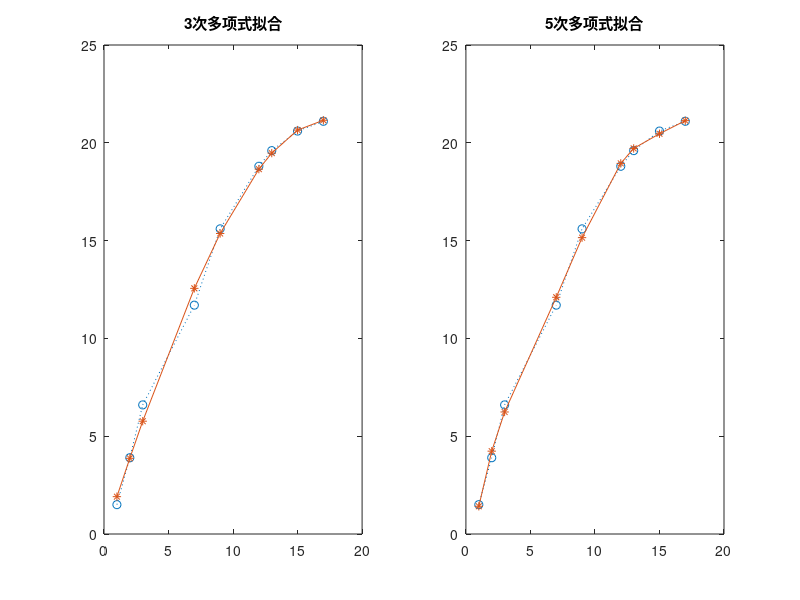

Source code (MATLAB):
% %work1
% f=[3,0,-6,0,1];
% g=[0,0,1,0,-1];
% 
% h1=f+g;
% disp("f(x)+g(x)=");
% disp(h1);
% 
% h2=f-g;
% disp("f(x)-g(x)=");
% disp(h2);
% 
% %由于在进行除法的时候，分母必须不为0，
% %所以对g(x)的矩阵进行一个转化。
% g1=[1,0,-1];
% 
% h3=conv(f,g1);
% disp("f(x)*g(x)=");
% disp(h3);
% 
% %一开始以为，如果不按照格式[Q,r]进行填写的话会报错，
% %但是实际上，如果直接这么写的话也不会出现错误。
% h4=deconv(f,g1);
% %[h4,h5]=deconv(f,g1);
% disp("f(x)/g(x)=");
% disp(h4);
% 
% %商的导函数
% h=polyder(h4);
% disp('商的导函数=')
% disp(h);

% %work2
% x=1:2:19;
% %disp(x); 检验x的正确性
% y=[5.9,6.4,7.8,7.6,6.9,5.2,3.4,1.5,-0.7,-2];
% 
% %线性插值法
% %无语了，把1看成英文l
% c1=interp1(x,y,10);
% disp('线性插值法：');
% disp(c1);
% 
% %最近点插值法
% c2=interp1(x,y,10,'nearest');
% disp('最近点插值法：');
% disp(c2);
% 
% %3次埃尔米特插值法
% c3=interp1(x,y,10,'pchip');
% disp('3次埃尔米特插值法：');
% disp(c3);
% 
% %3次样条插值法
% c4=interp1(x,y,10,'spline');
% disp('3次样条插值法：');
% disp(c4);

%work3
%3次多项式拟合
x=[1,2,3,7,9,12,13,15,17];
y=[1.5,3.9,6.6,11.7,15.6,18.8,19.6,20.6,21.1];
p=polyfit(x,y,3);
p1=polyval(p,x);
subplot(1,2,1);
plot(x,y,':o',x,p1,'-*');
title('3次多项式拟合');

%5次多项式拟合
t=polyfit(x,y,5);
t1=polyval(t,x);
subplot(1,2,2);
plot(x,y,':o',x,t1,'-*');
title('5次多项式拟合');




